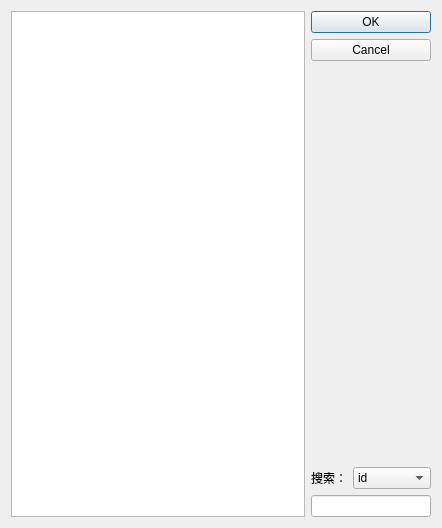
<?xml version="1.0" encoding="UTF-8"?>
<ui version="4.0">
 <class>Finder</class>
 <widget class="QDialog" name="Finder">
  <property name="geometry">
   <rect>
    <x>0</x>
    <y>0</y>
    <width>442</width>
    <height>528</height>
   </rect>
  </property>
  <property name="windowTitle">
   <string>物品查阅</string>
  </property>
  <layout class="QGridLayout" name="gridLayout_2">
   <item row="0" column="0" rowspan="2">
    <widget class="QTableView" name="tableView">
     <property name="styleSheet">
      <string notr="true">QTableView{
    color: rgb(0, 0, 0);
    gridline-color:#FFFFFF;             /*grid线颜色*/
    alternate-background-color: rgb(200, 200, 200); /*行交替颜色*/
    selection-background-color: rgb(88, 87, 100); /*选中行背景颜色*/
}
 
QTableView::item:!alternate:!selected{
    background-color: rgb(220, 220, 220);    /*交替行的另一颜色*/
}</string>
     </property>
    </widget>
   </item>
   <item row="0" column="1">
    <layout class="QVBoxLayout" name="verticalLayout_2">
     <item>
      <widget class="QDialogButtonBox" name="buttonBox">
       <property name="enabled">
        <bool>true</bool>
       </property>
       <property name="sizePolicy">
        <sizepolicy hsizetype="Preferred" vsizetype="Fixed">
         <horstretch>0</horstretch>
         <verstretch>0</verstretch>
        </sizepolicy>
       </property>
       <property name="orientation">
        <enum>Qt::Vertical</enum>
       </property>
       <property name="standardButtons">
        <set>QDialogButtonBox::Cancel|QDialogButtonBox::Ok</set>
       </property>
      </widget>
     </item>
     <item>
      <spacer name="verticalSpacer">
       <property name="orientation">
        <enum>Qt::Vertical</enum>
       </property>
       <property name="sizeHint" stdset="0">
        <size>
         <width>20</width>
         <height>40</height>
        </size>
       </property>
      </spacer>
     </item>
    </layout>
   </item>
   <item row="1" column="1">
    <layout class="QGridLayout" name="gridLayout">
     <item row="0" column="0">
      <widget class="QLabel" name="search_label">
       <property name="sizePolicy">
        <sizepolicy hsizetype="Preferred" vsizetype="Preferred">
         <horstretch>0</horstretch>
         <verstretch>0</verstretch>
        </sizepolicy>
       </property>
       <property name="text">
        <string>搜索：</string>
       </property>
       <property name="buddy">
        <cstring>search</cstring>
       </property>
      </widget>
     </item>
     <item row="0" column="1">
      <widget class="QComboBox" name="comboBox">
       <property name="sizePolicy">
        <sizepolicy hsizetype="Fixed" vsizetype="Fixed">
         <horstretch>0</horstretch>
         <verstretch>0</verstretch>
        </sizepolicy>
       </property>
       <property name="sizeAdjustPolicy">
        <enum>QComboBox::AdjustToContents</enum>
       </property>
       <item>
        <property name="text">
         <string>id</string>
        </property>
       </item>
       <item>
        <property name="text">
         <string>物品名称</string>
        </property>
       </item>
       <item>
        <property name="text">
         <string>物品译名</string>
        </property>
       </item>
      </widget>
     </item>
     <item row="1" column="0" colspan="2">
      <widget class="QLineEdit" name="search">
       <property name="sizePolicy">
        <sizepolicy hsizetype="Ignored" vsizetype="Fixed">
         <horstretch>0</horstretch>
         <verstretch>0</verstretch>
        </sizepolicy>
       </property>
      </widget>
     </item>
    </layout>
   </item>
  </layout>
 </widget>
 <tabstops>
  <tabstop>tableView</tabstop>
  <tabstop>comboBox</tabstop>
  <tabstop>search</tabstop>
 </tabstops>
 <resources/>
 <connections>
  <connection>
   <sender>buttonBox</sender>
   <signal>accepted()</signal>
   <receiver>Finder</receiver>
   <slot>accept()</slot>
   <hints>
    <hint type="sourcelabel">
     <x>390</x>
     <y>263</y>
    </hint>
    <hint type="destinationlabel">
     <x>157</x>
     <y>274</y>
    </hint>
   </hints>
  </connection>
  <connection>
   <sender>buttonBox</sender>
   <signal>rejected()</signal>
   <receiver>Finder</receiver>
   <slot>reject()</slot>
   <hints>
    <hint type="sourcelabel">
     <x>316</x>
     <y>260</y>
    </hint>
    <hint type="destinationlabel">
     <x>286</x>
     <y>274</y>
    </hint>
   </hints>
  </connection>
 </connections>
</ui>
